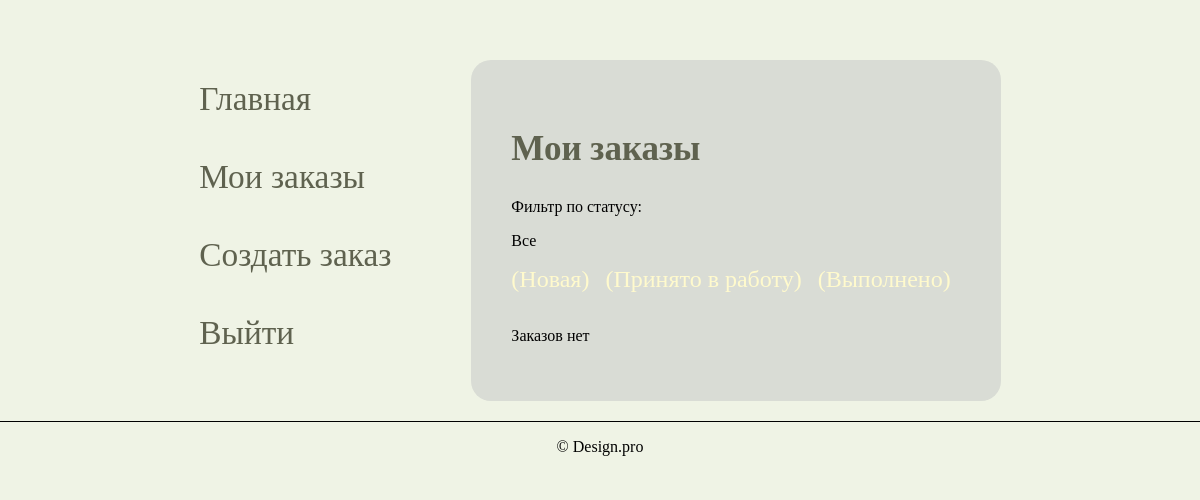
The page /studio/myorders/ (signed in) on the database as committed earlier.
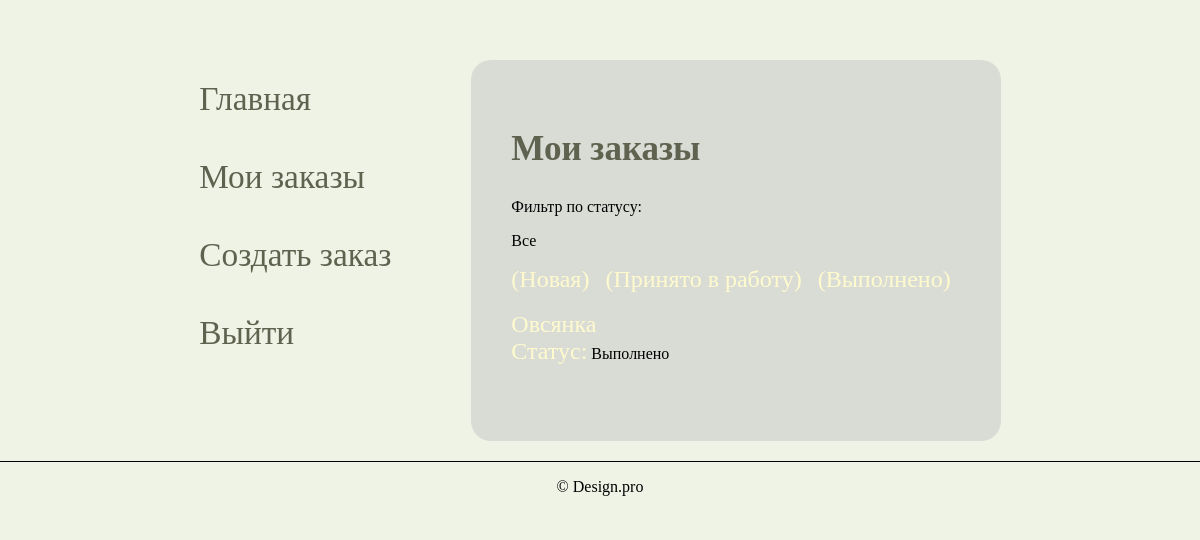
The same page on the database as committed later.
### studio/models.py (models this page shows, shortened)
class Order(models.Model):
    day_add = models.DateField(null=True, blank=True)
    name = models.CharField(max_length=200, verbose_name='Имя', blank=False)
    summary = models.TextField(max_length=1000, help_text="Описание", blank=False)
    category = models.ForeignKey('category', help_text="Выбор категории", on_delete=models.CASCADE, blank=False)
    photo_file = models.ImageField(max_length=200, upload_to=get_name_file, blank=False, null=True,
                                   validators=[FileExtensionValidator(allowed_extensions=['png', 'jpg', 'jpeg'])])
    customer_order = models.ForeignKey('user', on_delete=models.SET_NULL, null=True, blank=True)
    comment = models.TextField(max_length=1000, help_text="Комментарий", blank=True)
    img = models.ImageField(max_length=200, upload_to=get_name_file, blank=True, null=True,
                            validators=[FileExtensionValidator(allowed_extensions=['png', 'jpg', 'jpeg'])])
    LOAN_STATUS = (
        ('n', 'Новая'),
        ('a', 'Принято в работу'),
        ('c', 'Выполнено'),
    )
    status = models.CharField(max_length=1, choices=LOAN_STATUS, blank=True, default='n')
    def get_status_name(self):
        for status in self.LOAN_STATUS:
            if status[0] == self.status:
                return status[1]
        return 'Не задан'
    class Meta:
        ordering = ["status"]
        permissions = (("can_mark_returned", "Установите статус заказа"),)

### studio/views.py (the view)
# urls.py: path('myorders/', views.LoanedOrdersByUserListView.as_view(), name='my-order'),
class LoanedOrdersByUserListView(LoginRequiredMixin, generic.ListView):
    model = Order
    template_name = 'studio/order_list_customer_user.html'
    paginate_by = 10
    status = None
    def get(self, request, *args, **kwargs):
        if request.GET.get('status'):
            self.status = request.GET.get('status')
        return super().get(request, *args, **kwargs)
    def get_context_data(self, **kwargs):
        context = super(LoanedOrdersByUserListView, self).get_context_data(**kwargs)
        context['status_list'] = Order.LOAN_STATUS
        return context
    def get_queryset(self):
        if self.status:
            return Order.objects.filter(customer_order=self.request.user, status=self.status)
        return Order.objects.filter(customer_order=self.request.user).order_by('-day_add')

### studio/templates/studio/order_list_customer_user.html (shortened to what this page needs)
{% load static %}
{% load thumbnail %}
<!DOCTYPE html>
<html lang="ru">
<head>
    <link rel="stylesheet" media="screen" type="text/css" href="{% static 'css/style.css' %}">
</head>
<div class="order_list">
    <div class="mein">
        <div class="link">
            <a href="{% url 'index'  %}">Главная</a>
            <a href="{% url 'my-order' %}">Мои заказы</a>
            <a href="{% url 'order-create' %}">Создать заказ</a>
            <a href="{% url 'logout'%}?next={{request.path}}">Выйти</a>
        </div>
        <div class="content">
            <h2>Мои заказы</h2>
            <div class="link_filter"><p>Фильтр по статусу:</p>
                {% if not request.GET.status %}
                <p>Все</p>
                {% else %}
                <div class="link_filter">
                    <a href="{% url 'my-order' %}">Все</a>
                    {% endif %}
                    {% for item in status_list %}
                    {% if request.GET.status != item.0 %}
                    <a href="{% url 'my-order' %}?status={{item.0}}"> ({{item.1}}) </a>
                    {% else %}
                    {{item.status}}
                    {% endif %}
                    {% endfor %}
                </div>
                <br>
                {% if order_list %}
                {% for order in order_list %}
                <div class="project">
                    <div class="link_list">
                        <a href="{% url 'order-detail' order.pk %}">{{order.name}} </a>
                        <div><span class="font-weight-bold">Статус:</span> {{order.get_status_name}}</div>
                        <br>
                    </div>
                </div>
                <br>
                {% endfor %}
                {% else %}
                <p>Заказов нет</p>
                {% endif %}
            </div>
        </div>
    </div>
    <footer>
        <p>&copy; Design.pro</p>
    </footer>
    </body>
</html>

Rows that differ between the two databases and show on the page:
added Order: name "Овсянка", get_status_name "Выполнено"
Other text that changed with them:
text no longer shown: "Заказов нет"
